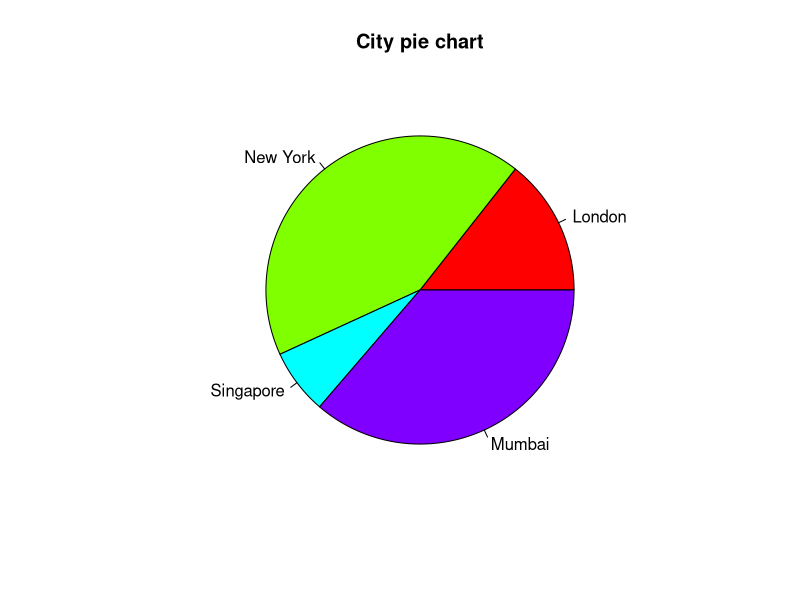
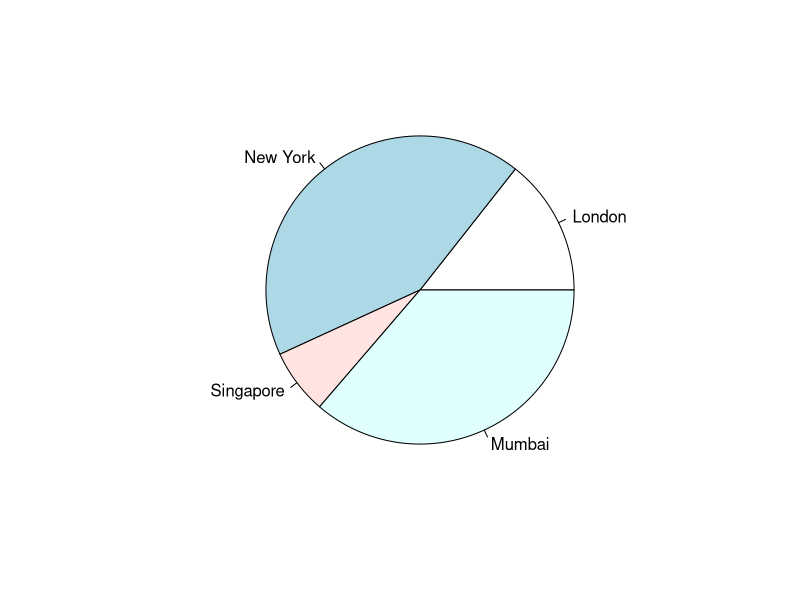
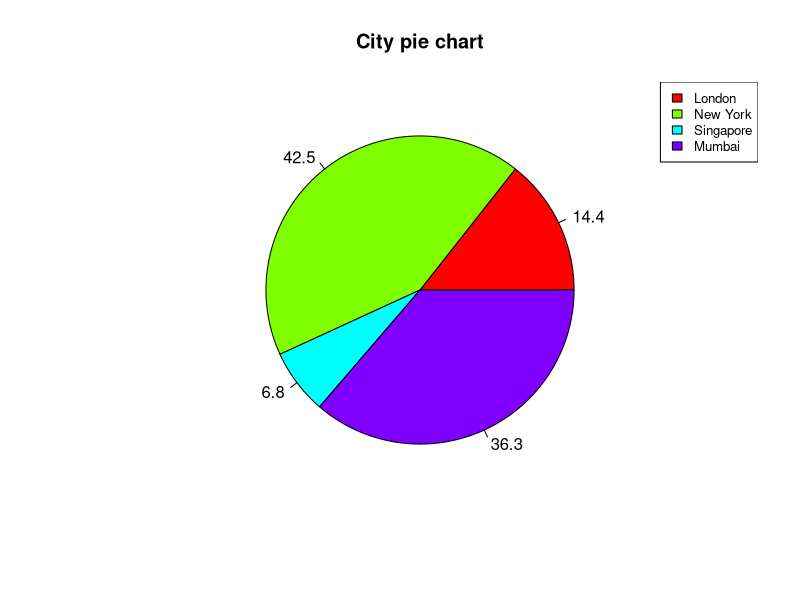
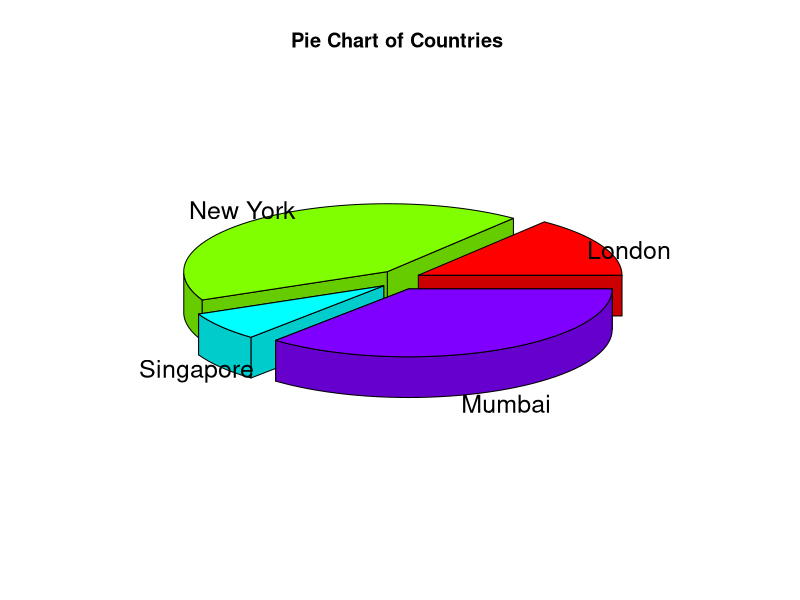
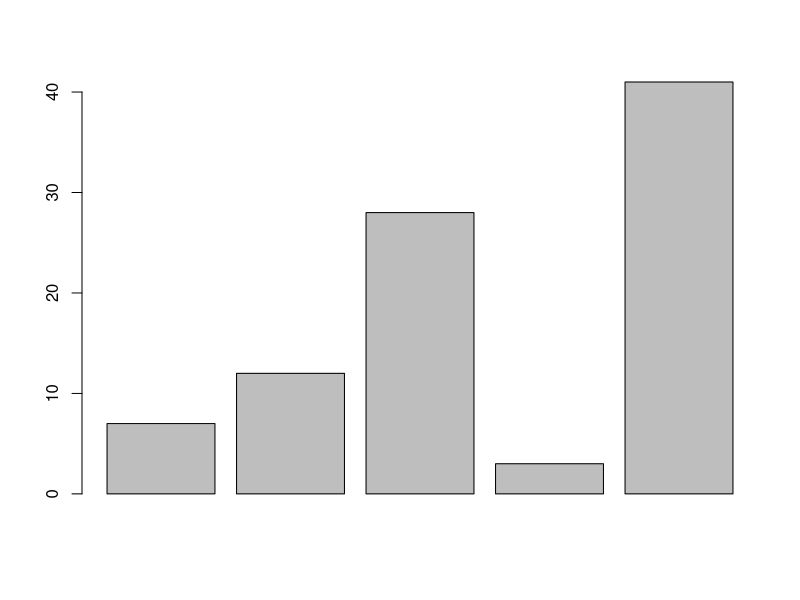
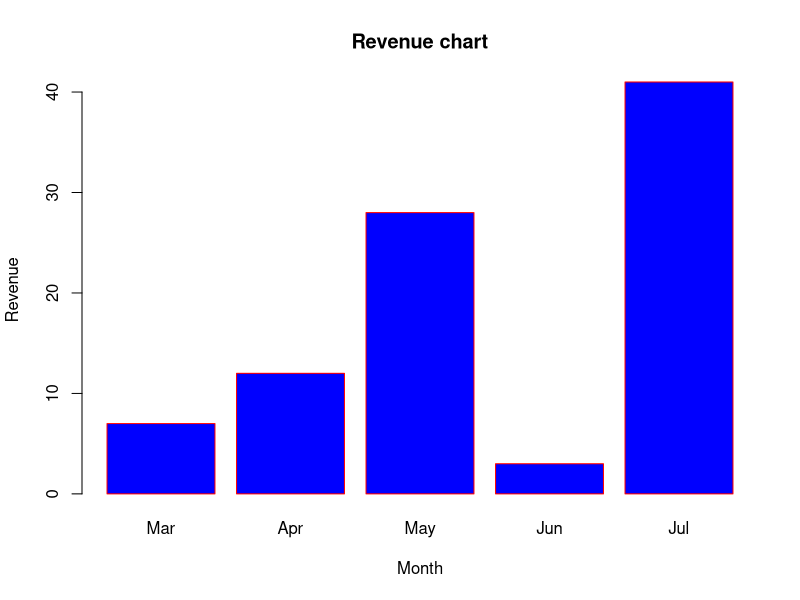
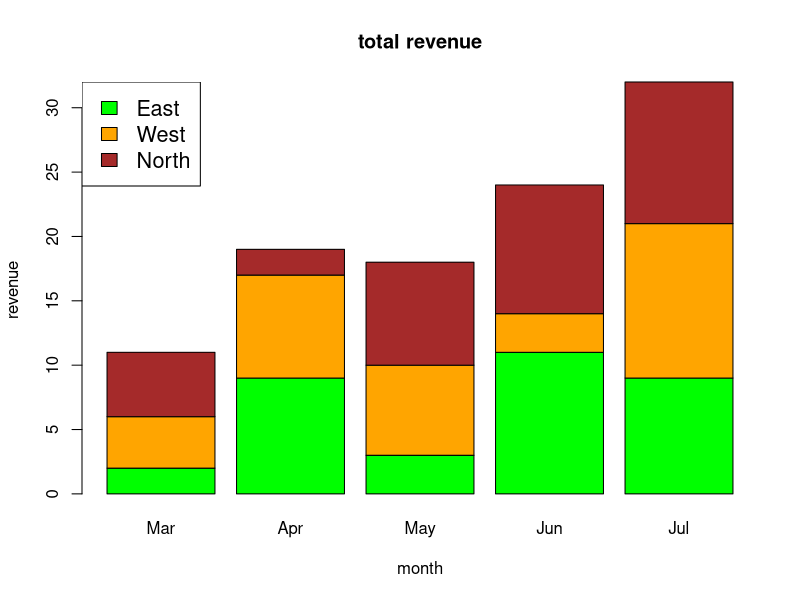
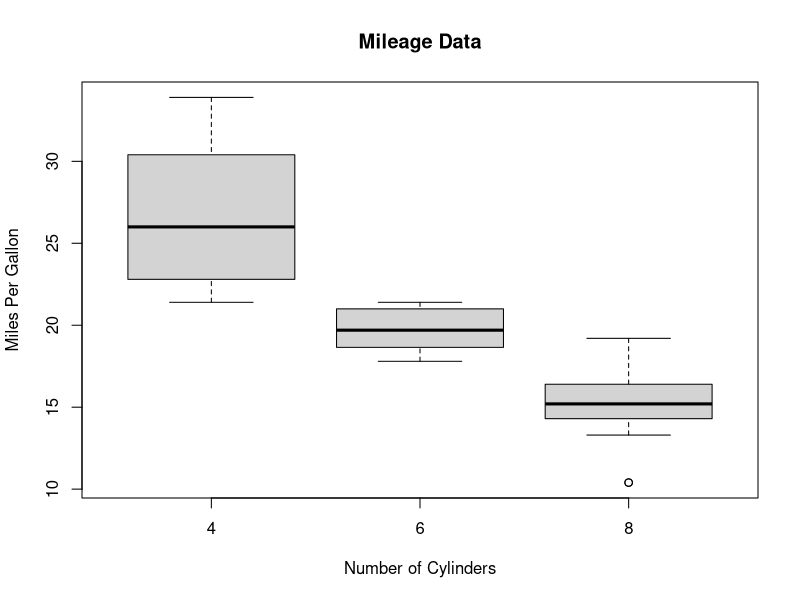

These figures' R source, in order:
#charts - graphics in r
# Create data for the graph.
x <- c(21, 62, 10, 53)
labels <- c("London", "New York", "Singapore", "Mumbai")

# Give the chart file a name.
png(file = "city.png")

# Plot the chart.
pie(x,labels)

# Save the file.
dev.off()

# Plot the chart with title and rainbow color pallet.
pie(x, labels, main = "City pie chart", col = rainbow(length(x)))

# Create data for the graph.
x <-  c(21, 62, 10,53)
labels <-  c("London","New York","Singapore","Mumbai")

piepercent<- round(100*x/sum(x), 1)

# Give the chart file a name.
png(file = "city_percentage_legends.jpg")

# Plot the chart.
pie(x, labels = piepercent, main = "City pie chart",col = rainbow(length(x)))
legend("topright", c("London","New York","Singapore","Mumbai"), cex = 0.8,
       fill = rainbow(length(x)))

# Save the file.
dev.off()

# Get the library.
library(plotrix)

# Create data for the graph.
x <-  c(21, 62, 10,53)
lbl <-  c("London","New York","Singapore","Mumbai")

# Give the chart file a name.
png(file = "3d_pie_chart.jpg")

# Plot the chart.
pie3D(x,labels = lbl,explode = 0.1, main = "Pie Chart of Countries ")

# Save the file.
dev.off()

#---------------------------------------------------------
# Create the data for the chart
H <- c(7,12,28,3,41)

# Give the chart file a name
png(file = "barchart.png")

# Plot the bar chart 
barplot(H)

# Save the file
dev.off()

# Create the data for the chart
H <- c(7,12,28,3,41)
M <- c("Mar","Apr","May","Jun","Jul")

# Give the chart file a name
png(file = "barchart_months_revenue.png")

# Plot the bar chart 
barplot(H,names.arg=M,xlab="Month",ylab="Revenue",col="blue",
        main="Revenue chart",border="red")

# Save the file
dev.off()


# Create the input vectors.
colors = c("green","orange","brown")
months <- c("Mar","Apr","May","Jun","Jul")
regions <- c("East","West","North")

# Create the matrix of the values.
Values <- matrix(c(2,9,3,11,9,4,8,7,3,12,5,2,8,10,11), nrow = 3, ncol = 5, byrow = TRUE)

# Give the chart file a name
png(file = "barchart_stacked.png")

# Create the bar chart
barplot(Values, main = "total revenue", names.arg = months, xlab = "month", ylab = "revenue", col = colors)

# Add the legend to the chart
legend("topleft", regions, cex = 1.3, fill = colors)

# Save the file
dev.off()
#----------------------------------------------------------
input <- mtcars[,c('mpg','cyl')]
print(head(input))
# Give the chart file a name.
png(file = "boxplot.png")

# Plot the chart.
boxplot(mpg ~ cyl, data = mtcars, xlab = "Number of Cylinders",
        ylab = "Miles Per Gallon", main = "Mileage Data")

# Save the file.
dev.off()

# Give the chart file a name.
png(file = "boxplot_with_notch.png")

# Plot the chart.
boxplot(mpg ~ cyl, data = mtcars, 
        xlab = "Number of Cylinders",
        ylab = "Miles Per Gallon", 
        main = "Mileage Data",
        notch = TRUE, 
        varwidth = TRUE, 
        col = c("green","yellow","purple"),
        names = c("High","Medium","Low")
)
# Save the file.
dev.off()

# Create data for the graph.
v <-  c(9,13,21,8,36,22,12,41,31,33,19)

# Give the chart file a name.
png(file = "histogram.png")

# Create the histogram.
hist(v,xlab = "Weight",col = "yellow",border = "blue")

# Save the file.
dev.off()

# Create data for the graph.
v <- c(9,13,21,8,36,22,12,41,31,33,19)

# Give the chart file a name.
png(file = "histogram_lim_breaks.png")

# Create the histogram.
hist(v,xlab = "Weight",col = "green",border = "red", xlim = c(0,40), ylim = c(0,5),
     breaks = 5)

# Save the file.
dev.off()

# Create the data for the chart.
v <- c(7,12,28,3,41)

# Give the chart file a name.
png(file = "line_chart.jpg")

# Plot the bar chart. 
plot(v,type = "o")

# Save the file.
dev.off()

# Create the data for the chart.
v <- c(7,12,28,3,41)

# Give the chart file a name.
png(file = "line_chart_label_colored.jpg")

# Plot the bar chart.
plot(v,type = "o", col = "red", xlab = "Month", ylab = "Rain fall",
     main = "Rain fall chart")

# Save the file.
dev.off()
# Create the data for the chart.
v <- c(7,12,28,3,41)
t <- c(14,7,6,19,3)

# Give the chart file a name.
png(file = "line_chart_2_lines.jpg")

# Plot the bar chart.
plot(v,type = "o",col = "red", xlab = "Month", ylab = "Rain fall", 
     main = "Rain fall chart")

lines(t, type = "o", col = "blue")

# Save the file.
dev.off()
#-----------------------------------------------
input <- mtcars[,c('wt','mpg')]
print(head(input))
# Get the input values.
input <- mtcars[,c('wt','mpg')]

# Give the chart file a name.
png(file = "scatterplot.png")

# Plot the chart for cars with weight between 2.5 to 5 and mileage between 15 and 30.
plot(x = input$wt,y = input$mpg,
     xlab = "Weight",
     ylab = "Milage",
     xlim = c(2.5,5),
     ylim = c(15,30),		 
     main = "Weight vs Milage"
)

# Save the file.
dev.off()

# Give the chart file a name.
png(file = "scatterplot_matrices.png")

# Plot the matrices between 4 variables giving 12 plots.

# One variable with 3 others and total 4 variables.

pairs(~wt+mpg+disp+cyl,data = mtcars,
      main = "Scatterplot Matrix")

# Save the file.
dev.off()